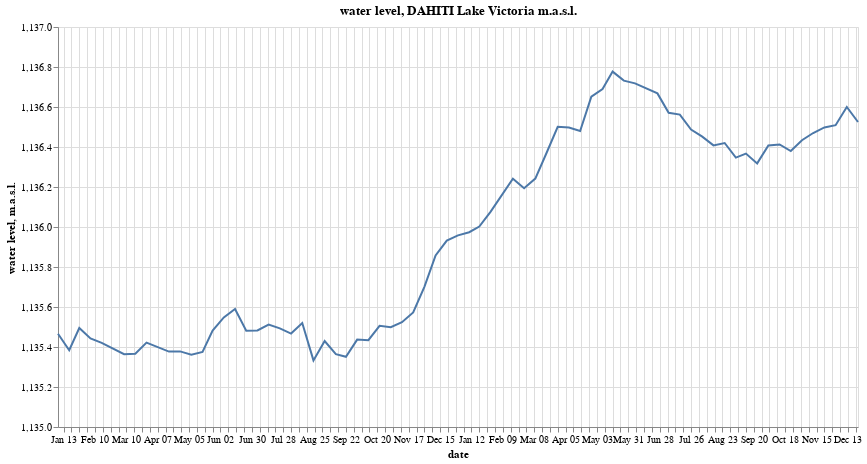

Notebook code cell kept with this figure:
### Code cell
import altair as alt

data=lakelevels_raw.loc['2019-1-1':'2020-12-31'].reset_index()
alt.Chart(data).mark_line().encode(
    x=alt.X('date', title= 'date', axis=alt.Axis(tickCount=50)),
    y=alt.Y('water_level', title='water level, m.a.s.l.', scale=alt.Scale(domain=(1135, 1137))),
    tooltip=['date','water_level']
).properties(
    width=800,
    height=400,
    title='water level, DAHITI Lake Victoria m.a.s.l.')

### Figure 1 — Vega-Lite specification as saved in the notebook (floating-point values rounded to 4 significant figures)
{"config": {"view": {"continuousWidth": 400, "continuousHeight": 300}}, "data": {"name": "data-0d70e6adff4d751212b63383d6a67350"}, "mark": "line", "encoding": {"tooltip": [{"field": "date", "type": "temporal"}, {"field": "water_level", "type": "quantitative"}], "x": {"axis": {"tickCount": 50}, "field": "date", "title": "date", "type": "temporal"}, "y": {"field": "water_level", "scale": {"domain": [1135, 1137]}, "title": "water level, m.a.s.l.", "type": "quantitative"}}, "height": 400, "title": "water level, DAHITI Lake Victoria m.a.s.l.", "width": 800, "$schema": "https://vega.github.io/schema/vega-lite/v4.17.0.json", "datasets": {"data-0d70e6adff4d751212b63383d6a67350": [{"date": "2019-01-08T00:00:00", "water_level": 1135.0}, {"date": "2019-01-18T00:00:00", "water_level": 1135.0}, {"date": "2019-01-27T00:00:00", "water_level": 1135.0}, {"date": "2019-02-06T00:00:00", "water_level": 1135.0}, {"date": "2019-02-16T00:00:00", "water_level": 1135.0}, {"date": "2019-03-08T00:00:00", "water_level": 1135.0}, {"date": "2019-03-18T00:00:00", "water_level": 1135.0}, {"date": "2019-03-28T00:00:00", "water_level": 1135.0}, {"date": "2019-04-17T00:00:00", "water_level": 1135.0}, {"date": "2019-04-27T00:00:00", "water_level": 1135.0}, {"date": "2019-05-07T00:00:00", "water_level": 1135.0}, {"date": "2019-05-17T00:00:00", "water_level": 1135.0}, {"date": "2019-05-26T00:00:00", "water_level": 1135.0}, {"date": "2019-06-05T00:00:00", "water_level": 1136.0}, {"date": "2019-06-15T00:00:00", "water_level": 1136.0}, {"date": "2019-06-25T00:00:00", "water_level": 1135.0}, {"date": "2019-07-05T00:00:00", "water_level": 1135.0}, {"date": "2019-07-15T00:00:00", "water_level": 1136.0}, {"date": "2019-07-25T00:00:00", "water_level": 1135.0}, {"date": "2019-08-04T00:00:00", "water_level": 1135.0}, {"date": "2019-08-14T00:00:00", "water_level": 1136.0}, {"date": "2019-08-24T00:00:00", "water_level": 1135.0}, {"date": "2019-09-03T00:00:00", "water_level": 1135.0}, {"date": "2019-09-13T00:00:00", "water_level": 1135.0}, {"date": "2019-09-22T00:00:00", "water_level": 1135.0}, {"date": "2019-10-02T00:00:00", "water_level": 1135.0}, {"date": "2019-10-12T00:00:00", "water_level": 1135.0}, {"date": "2019-10-22T00:00:00", "water_level": 1136.0}, {"date": "2019-11-01T00:00:00", "water_level": 1135.0}, {"date": "2019-11-11T00:00:00", "water_level": 1136.0}, {"date": "2019-11-21T00:00:00", "water_level": 1136.0}, {"date": "2019-12-01T00:00:00", "water_level": 1136.0}, {"date": "2019-12-11T00:00:00", "water_level": 1136.0}, {"date": "2019-12-21T00:00:00", "water_level": 1136.0}, {"date": "2019-12-31T00:00:00", "water_level": 1136.0}, {"date": "2020-01-10T00:00:00", "water_level": 1136.0}, {"date": "2020-01-19T00:00:00", "water_level": 1136.0}, {"date": "2020-01-29T00:00:00", "water_level": 1136.0}, {"date": "2020-02-18T00:00:00", "water_level": 1136.0}, {"date": "2020-02-28T00:00:00", "water_level": 1136.0}, {"date": "2020-03-09T00:00:00", "water_level": 1136.0}, {"date": "2020-03-19T00:00:00", "water_level": 1136.0}, {"date": "2020-03-29T00:00:00", "water_level": 1137.0}, {"date": "2020-04-08T00:00:00", "water_level": 1136.0}, {"date": "2020-04-18T00:00:00", "water_level": 1136.0}, {"date": "2020-04-28T00:00:00", "water_level": 1137.0}, {"date": "2020-05-08T00:00:00", "water_level": 1137.0}, {"date": "2020-05-17T00:00:00", "water_level": 1137.0}, {"date": "2020-05-27T00:00:00", "water_level": 1137.0}, {"date": "2020-06-06T00:00:00", "water_level": 1137.0}, {"date": "2020-06-26T00:00:00", "water_level": 1137.0}, {"date": "2020-07-06T00:00:00", "water_level": 1137.0}, {"date": "2020-07-16T00:00:00", "water_level": 1137.0}, {"date": "2020-07-26T00:00:00", "water_level": 1136.0}, {"date": "2020-08-05T00:00:00", "water_level": 1136.0}, {"date": "2020-08-15T00:00:00", "water_level": 1136.0}, {"date": "2020-08-25T00:00:00", "water_level": 1136.0}, {"date": "2020-09-04T00:00:00", "water_level": 1136.0}, {"date": "2020-09-13T00:00:00", "water_level": 1136.0}, {"date": "2020-09-23T00:00:00", "water_level": 1136.0}, {"date": "2020-10-03T00:00:00", "water_level": 1136.0}, {"date": "2020-10-13T00:00:00", "water_level": 1136.0}, {"date": "2020-10-23T00:00:00", "water_level": 1136.0}, {"date": "2020-11-02T00:00:00", "water_level": 1136.0}, {"date": "2020-11-12T00:00:00", "water_level": 1136.0}, {"date": "2020-11-22T00:00:00", "water_level": 1136.0}, {"date": "2020-12-02T00:00:00", "water_level": 1137.0}, {"date": "2020-12-12T00:00:00", "water_level": 1137.0}, {"date": "2020-12-22T00:00:00", "water_level": 1137.0}]}}
